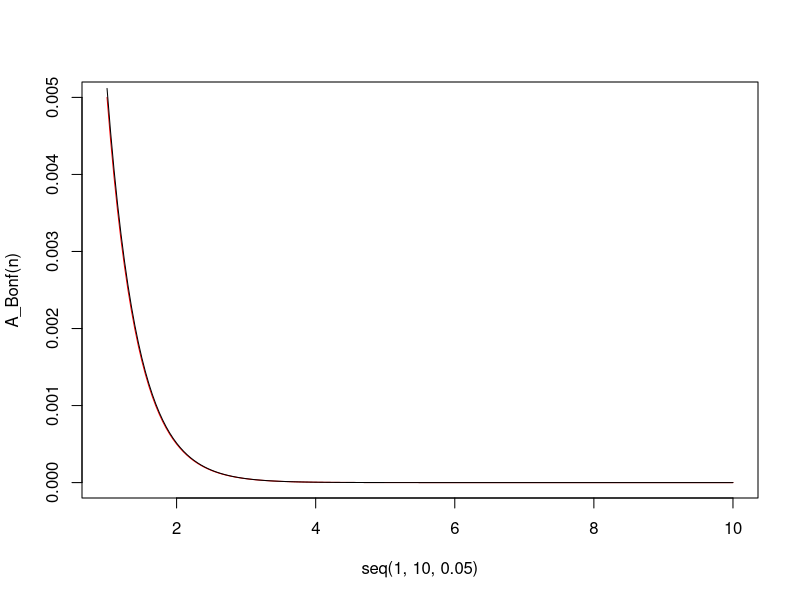
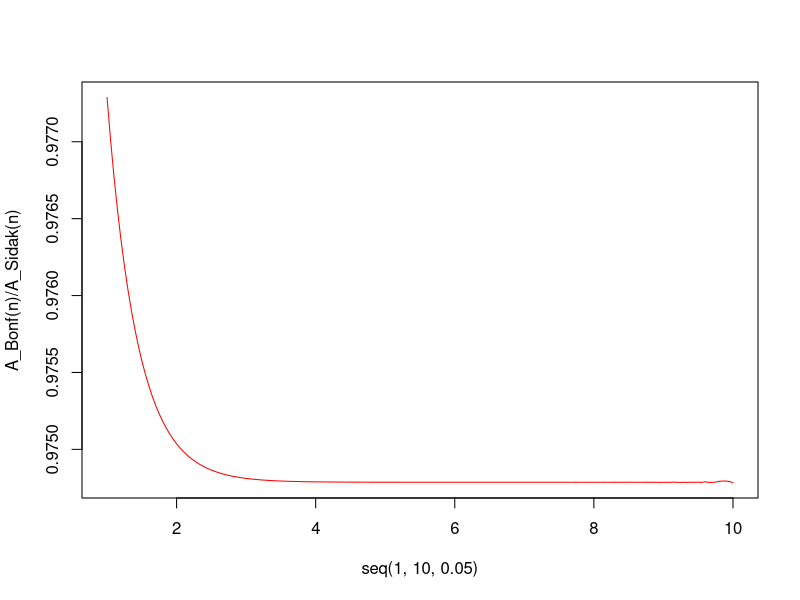

Source code (R) for these figures, in order:
a_0=0.05
A_Bonf<-function(n, alpha=a_0){alpha/n}
A_Sidak<-function(n, alpha=a_0){1-(1-alpha)^{1/n}}

n=10^(seq(1,10,0.05))

plot(A_Bonf(n)~seq(1,10,0.05), type = "l", col="red")
lines(A_Sidak(n)~seq(1,10,0.05))

A_Bonf(n)/A_Sidak(n)

plot(A_Bonf(n)/A_Sidak(n)~seq(1,10,0.05), type = "l", col="red")


1/(1+a_0/2)
